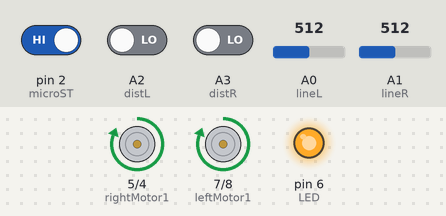
The sketch below on a simulated Arduino Uno, built with avr-gcc and run on an emulated ATmega328P. Parts: motor-driver pin pairs drawn as motors (green arrow = first pin HIGH = forward, orange = second pin HIGH = backward, longer = more drive, scaled by the enable pin), output pins drawn as LEDs (lit = HIGH). The inputs (shaded band) are chosen by the test bench; at power-on: A0 (lineL) = 512, A1 (lineR) = 512, pin 2 (microST) HIGH, A2 (distL) LOW, A3 (distR) LOW.

Above: at 1.1 s.
1.2 s: A0 (lineL) set to 685
4.2 s: A0 (lineL) set to 710
At 5.1 s:
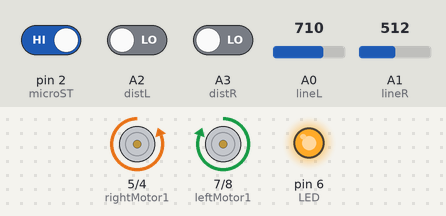
5.7 s: A1 (lineR) set to 691
7.2 s: A1 (lineR) set to 716
At 7.7 s:
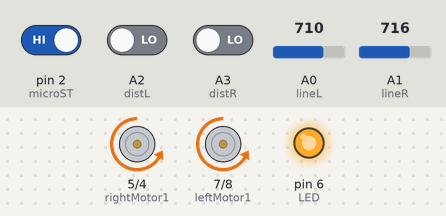
8.7 s: pin 2 (microST) driven LOW
At 9.5 s:
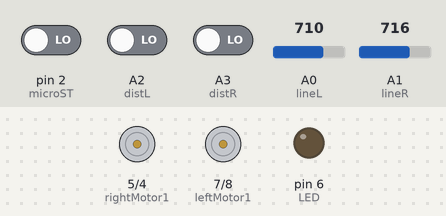
10.2 s: pin 2 (microST) driven HIGH
At 10.7 s:
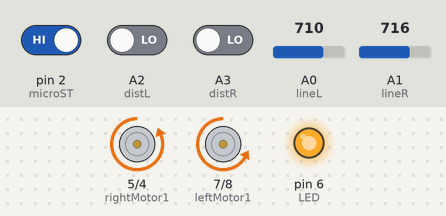
Timing chart, 0 to 12.7 s (numbered marks = the images above; inputs shaded):
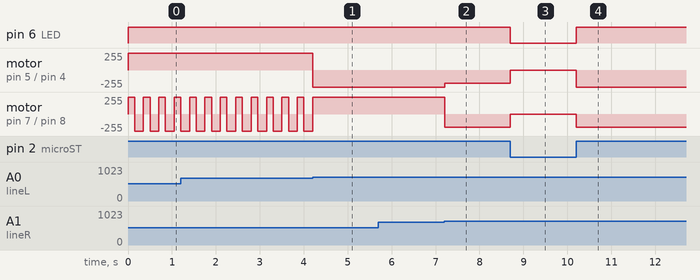

Measured:
- the behaviour switches between 700 and 701 on A0 (lineL) (found by bisection; images 0 and 1)
- the behaviour switches between 700 and 701 on A1 (lineR) (found by bisection; images 1 and 2)
- after the input at 4.2 s, motor on pin 5 (rightMotor1) / pin 4 (rightMotor2): forward 255/255 → backward 255/255 at once; motor on pin 7 (leftMotor1) / pin 8 (leftMotor2): goes on until 4.2 s, then stays forward 255/255
- after the input at 7.2 s, motor on pin 5 (rightMotor1) / pin 4 (rightMotor2): backward 255/255 → backward 200/255 at once; motor on pin 7 (leftMotor1) / pin 8 (leftMotor2): forward 255/255 → backward 200/255 at once
- after the input at 8.7 s, pin 6 (LED): HIGH → LOW at once; motor on pin 5 (rightMotor1) / pin 4 (rightMotor2), motor on pin 7 (leftMotor1) / pin 8 (leftMotor2): backward 200/255 → stopped at once
- after the input at 10.2 s, pin 6 (LED): LOW → HIGH at once; motor on pin 5 (rightMotor1) / pin 4 (rightMotor2): stopped → backward 255/255 at once; motor on pin 7 (leftMotor1) / pin 8 (leftMotor2): stopped → backward 200/255 at once
- by itself, motor on pin 7 (leftMotor1) / pin 8 (leftMotor2): alternates forward 255/255 for 0.15 s and backward 255/255 for 0.20 s

The sketch:

DavaJonas.ino
```cpp
/*******PINOUT DEFINES*********/
// it is not recommended to make changes
// nao e recomendado que se faca alteracoes
// no se recomienda hacer cambios

#define LINE_THRESHOLD 700

// LED
#define LED 6

// left motor
#define pwmL 9
#define leftMotor1 7
#define leftMotor2 8

// right motor
#define pwmR 3
#define rightMotor1 5
#define rightMotor2 4

// DIP switch
#define DIP1 10
#define DIP2 11
#define DIP3 12
#define DIP4 13

// Robocore's line sensor
#define lineL A0
#define lineR A1

// Jsumo's distance sensor
#define distL A2
#define distR A3

// Jsumo's micro-start
#define microST 2
/*******PINOUT DEFINES - END*********/

/*******FUNCTIONS*******/
void MotorL(int pwm); // left motor / motor esquerdo / motor izquierdo
void MotorR(int pwm); // right motor / motor direito / motor derecho
int readDIP(); // read DIP switch / ler chave DIP / leer el interruptor DIP
/*******FUNCTIONS - END*******/

void(* resetSoftware)(void) = 0;

void setup() {

  /****************PINOUT CONFIG****************/
  // OUTPUTS
  pinMode(LED, OUTPUT);         // led

  // right motor
  pinMode(pwmR, OUTPUT);        // right motor power
  pinMode(rightMotor1, OUTPUT); // right motor dir.
  pinMode(rightMotor2, OUTPUT); // right motor dir.

  // left motor
  pinMode(pwmL, OUTPUT);        // left motor power
  pinMode(leftMotor1, OUTPUT);  // left motor dir.
  pinMode(leftMotor2, OUTPUT);  // left motor dir.


  // INPUTS: DO NOT CHANGE / NAO MUDAR / NO CAMBIAR
  // DIP switch
  pinMode(DIP1, INPUT_PULLUP);  // DO NOT CHANGE / NAO MUDAR / NO CAMBIAR
  pinMode(DIP2, INPUT_PULLUP);  // DO NOT CHANGE / NAO MUDAR / NO CAMBIAR
  pinMode(DIP3, INPUT_PULLUP);  // DO NOT CHANGE / NAO MUDAR / NO CAMBIAR
  pinMode(DIP4, INPUT_PULLUP);  // DO NOT CHANGE / NAO MUDAR / NO CAMBIAR

  // line sensor
  pinMode(lineL, INPUT); // DO NOT CHANGE / NAO MUDAR / NO CAMBIAR
  pinMode(lineR, INPUT); // DO NOT CHANGE / NAO MUDAR / NO CAMBIAR

  // distance sensor
  pinMode(distR, INPUT); // DO NOT CHANGE / NAO MUDAR / NO CAMBIAR
  pinMode(distL, INPUT); // DO NOT CHANGE / NAO MUDAR / NO CAMBIAR

  // micro-start
  pinMode(microST, INPUT); // DO NOT CHANGE / NAO MUDAR / NO CAMBIAR
  /****************PINOUT CONFIG - END***************/

  /***************INITIAL CONDITIONS*****************/
  digitalWrite(LED, LOW); // LED off / LED desligado / LED apagado
  MotorL(0); // left motor stopped / motor esquerdo parado / motor izquierdo parado
  MotorR(0); // right motor stopped / motor direito parado / motor derecho parado
  /*************INITIAL CONDITIONS - END*************/

  attachInterrupt(digitalPinToInterrupt(microST), interrupt, FALLING);
  while (digitalRead(microST) == LOW) {};
  digitalWrite(LED, HIGH);

  int dip = 0;
  switch (dip) {
    case 0x0: //Frente + Busca até a linha -> A3
      while(true){
        decisionMaking();
        MotorL(200);
        MotorR(200);
      }
      break;
    case 0x01: //Curva direita fechada + Busca até a linha -> B5
      while(true){
        MotorL(70);
        MotorR(127);
        decisionMaking();
      }
      break;
    case 0x02: //Curva direita aberta + Busca até a linha
      for(int i = 0; i <=1000; i++){
        MotorL(127);
        MotorR(75);
        decisionMaking();
        delay(1);
      }
      while(true){
        decisionMaking();
        MotorL(200);
        MotorR(200);
      }
      break;
    case 0x03: //Curva esquerda fechada + Busca até a linha
      for(int i = 0; i <=1000; i++){
        MotorL(70);
        MotorR(127);
        decisionMaking();
        delay(1);
      }
      break;
    case 0x04: //Curva esquerda aberta + Busca até a linha
      for(int i = 0; i <=1000; i++){
        MotorL(75);
        MotorR(127);
        decisionMaking();
        delay(1);
      }
      while(true){
        decisionMaking();
        MotorL(200);
        MotorR(200);
      }
      break;
    case 0x05: //Desvio 45º Direito + Busca até a linha
        MotorL(200);
        MotorR(180);
        decisionMaking();
      while(true){
        decisionMaking();
        MotorL(200);
        MotorR(200);
      }
      break;
    case 0x06: //Desvio 45º Esquerdo + Busca até a linha
        MotorL(180);
        MotorR(200);
        decisionMaking();
      while(true){
        decisionMaking();
        MotorL(200);
        MotorR(200);
      }
      break;
    case 0x07: //Parado 3s + Busca até a linha
      for(int i = 0; i <= 3000; i++){
        decisionMaking();
        delay(1);
      }
      while (true) {
        decisionMaking();
        MotorL(200);
        MotorR(200);
      }
      break;
    case 0x08: //Frente + Busca lenta alternada
        MotorL(200);
        MotorR(200);
      while(true){
        bool left = true;
        for(int i = 0; i <=500; i++){
          decisionMaking();
          MotorL(180 + left ? 20 : 0);
          MotorR(200 - left ? 20 : 0);
          delay(1);
          if(i == 500) left = !left;
        }
      }
      break;
    case 0x09: //Curva direita fechada + Busca lenta alternada
      for(int i = 0; i <=1000; i++){
        MotorL(127);
        MotorR(70);
        decisionMaking();
        delay(1);
      }
      while(true){
        bool left = true;
        for(int i = 0; i <=500; i++){
          decisionMaking();
          MotorL(180 + left ? 20 : 0);
          MotorR(200 - left ? 20 : 0);
          delay(1);
          if(i == 500) left = !left;
        }
      }
      break;
    case 0x0A: //Curva direita aberta + Busca lenta alternada
      for(int i = 0; i <=1000; i++){
        MotorL(127);
        MotorR(75);
        decisionMaking();
        delay(1);
      }
      while(true){
        bool left = true;
        for(int i = 0; i <=500; i++){
          decisionMaking();
          MotorL(180 + left ? 20 : 0);
          MotorR(200 - left ? 20 : 0);
          delay(1);
          if(i == 500) left = !left;
        }
      }
      break;
    case 0x0B: //Curva esquerda fechada + Busca lenta alternada
      for(int i = 0; i <=1000; i++){
        MotorL(70);
        MotorR(127);
        decisionMaking();
        delay(1);
      }
      while(true){
        bool left = true;
        for(int i = 0; i <=500; i++){
          decisionMaking();
          MotorL(180 + left ? 20 : 0);
          MotorR(200 - left ? 20 : 0);
          delay(1);
          if(i == 500) left = !left;
        }
      }
      break;
    case 0x0C: //Curva esquerda aberta + Busca lenta alternada
      for(int i = 0; i <=1000; i++){
        MotorL(75);
        MotorR(127);
        decisionMaking();
        delay(1);
      }
      while(true){
        bool left = true;
        for(int i = 0; i <=500; i++){
          decisionMaking();
          MotorL(180 + left ? 20 : 0);
          MotorR(200 - left ? 20 : 0);
          delay(1);
          if(i == 500) left = !left;
        }
      }
      break;
    case 0x0D: //Desvio 45º Direito + Busca lenta alternada
        MotorL(200);
        MotorR(180);
        decisionMaking();
      while(true){
        bool left = true;
        for(int i = 0; i <=500; i++){
          decisionMaking();
          MotorL(180 + left ? 20 : 0);
          MotorR(200 - left ? 20 : 0);
          delay(1);
          if(i == 500) left = !left;
        }
      }
      break;
    case 0x0E: //Desvio 45º Esquerdo + Busca lenta alternada
        MotorL(180);
        MotorR(200);
        decisionMaking();
      while(true){
        bool left = true;
        for(int i = 0; i <=500; i++){
          decisionMaking();
          MotorL(180 + left ? 20 : 0);
          MotorR(200 - left ? 20 : 0);
          delay(1);
          if(i == 500) left = !left;
        }
      }
      break;
    case 0x0F: //Parado 3s + Busca até a linha
      for(int i = 0; i <= 3000; i++){
        decisionMaking();
        delay(1);
      }
      while(true){
        bool left = true;
        for(int i = 0; i <=500; i++){
          decisionMaking();
          MotorL(180 + left ? 20 : 0);
          MotorR(200 - left ? 20 : 0);
          delay(1);
          if(i == 500) left = !left;
        }
      }
      break;
  }
  MotorL(0);
  MotorR(0);
  digitalWrite(LED, LOW);
}

void loop() {
}

void interrupt() {
  MotorL(0);
  MotorR(0);
  digitalWrite(LED, LOW);
  resetSoftware();
  while(1) {}; //It should never get here
}

uint8_t lineCheck() {
  uint16_t sensor_r, sensor_l;
  sensor_r = analogRead(lineR);
  sensor_l = analogRead(lineL);

  uint8_t ret = 0;
  if (sensor_r <= LINE_THRESHOLD)
    ret |= 0b01;
  if (sensor_l <= LINE_THRESHOLD)
    ret |= 0b10;

  return ret;
}

/**LEFT MOTOR CONTROL / CONTROLE DO MOTOR ESQUERDO / CONTROL DEL MOTOR IZQUIERDO**/
// pwm = 0 -> stopped / parado / parado
// 0<pwm<=255 -> forward / para frente / seguir adelante
// -255<=pwm<0 -> backward / para tras / seguir espalda
void MotorL(int pwm){
  // leftMotor1=0 and leftMotor2=0 -> stopped / parado / parado
  // leftMotor1=0 and leftMotor2=1 -> moves forward / avanca / avanzar
  // leftMotor1=1 and leftMotor2=0 -> moves back / recua / retrocede
  // leftMotor1=1 and leftMotor2=1 -> stopped (braked) / parado (travado) / parado (frenado)

  if(pwm==0){
    digitalWrite(leftMotor1, LOW);
    digitalWrite(leftMotor2, LOW);
  }
  else if(pwm<0)
  {
    analogWrite(pwmL, -pwm);
    digitalWrite(leftMotor1, HIGH);
    digitalWrite(leftMotor2, LOW);
  }
  else
  {
    analogWrite(pwmL, pwm);
    digitalWrite(leftMotor1, LOW);
    digitalWrite(leftMotor2, HIGH);
  }
}


/**RIGHT MOTOR CONTROL / CONTROLE DO MOTOR DIREITO / CONTROL DEL MOTOR DERECHO**/
// pwm = 0 -> stopped / parado / parado
// 0<pwm<=255 -> forward / frente / adelante
// -255<=pwm<0 -> backward / tras / espalda
void MotorR(int pwm){
  // rightMotor1=0 and rightMotor2=0 -> stopped / parado / parado
  // rightMotor1=0 and rightMotor2=1 -> moves forward / avanca / avanzar
  // rightMotor1=1 and rightMotor2=0 -> moves back / recua / retrocede
  // rightMotor1=1 and rightMotor2=1 -> stopped (braked) / parado (travado) / parado (frenado)

  if(pwm==0){
    digitalWrite(rightMotor1, LOW);
    digitalWrite(rightMotor2, LOW);
  }
  else if(pwm<0)
  {
    analogWrite(pwmR, -pwm);
    digitalWrite(rightMotor1, HIGH);
    digitalWrite(rightMotor2, LOW);
  }
  else
  {
    analogWrite(pwmR, pwm);
    digitalWrite(rightMotor1, LOW);
    digitalWrite(rightMotor2, HIGH);
  }
}

/** read DIP switch / ler chave DIP / leer el interruptor DIP **/
// returns a value between 0 and 15
// retorna um valor entre 0 e 15
// devuelve un valor entre 0 y 15
int readDIP(){
  int n=0;
  if(digitalRead(DIP4)==HIGH)
    n=1;
  if(digitalRead(DIP3)==HIGH)
    n|= (1<<1);
  if(digitalRead(DIP2)==HIGH)
    n|= (1<<2);
  if(digitalRead(DIP1)==HIGH)
    n|= (1<<3);

  return n;
}

void decisionMaking(){
  //DEFENSE
  uint8_t lineSensor = lineCheck();
  if(lineSensor == 0b01){ //right detect
    MotorL(-255);
    MotorR(255);
    delay(100);
  } else if(lineSensor == 0b10){ //left detect
    MotorL(255);
    MotorR(-255);
    delay(100);
  } else if(lineSensor == 0b11){ //frontal detect
    MotorL(-255);
    MotorR(-255);
    delay(150);
    MotorL(255);
    MotorR(-255);
    delay(200);
  }
  //ATTACK
  uint8_t sensorL, sensorR;
  do {
    sensorL = digitalRead(distL);
    sensorR = digitalRead(distR);
    if(sensorL && !sensorR){ //left detect
      MotorL(-200);
      MotorR(200);
    } else if(!sensorL && sensorR){ //right detect
      MotorL(200);
      MotorR(-200);
    } else if(sensorL && sensorR){ //frontal detect
      MotorL(255);
      MotorR(255);
    }
  } while (sensorL || sensorR);
}
```
